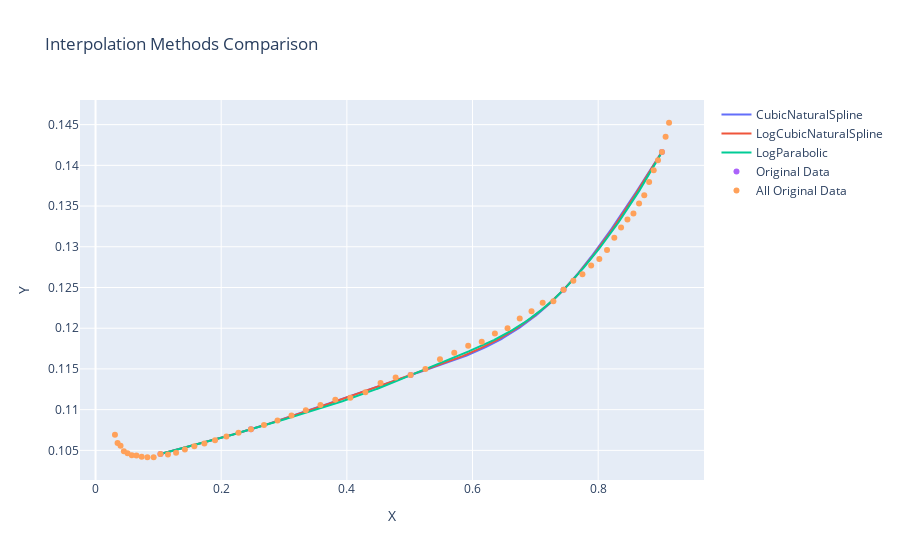
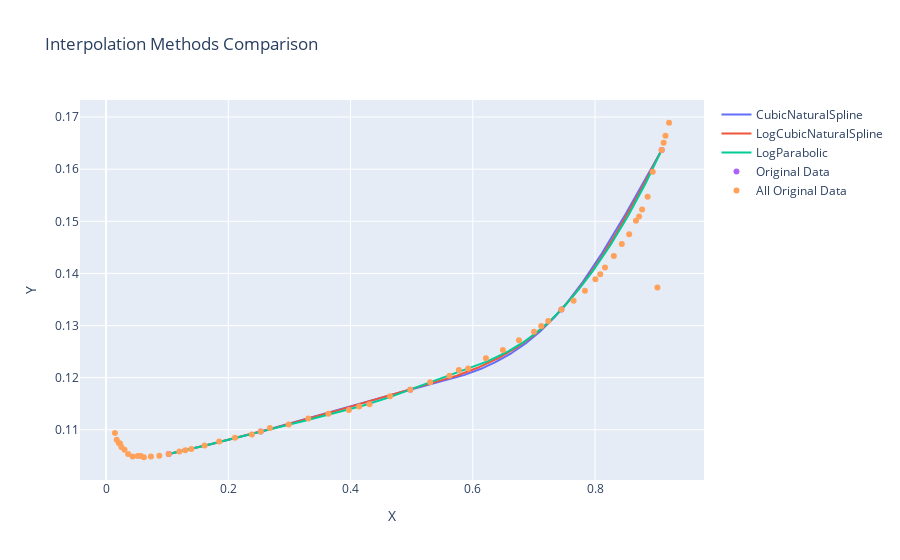
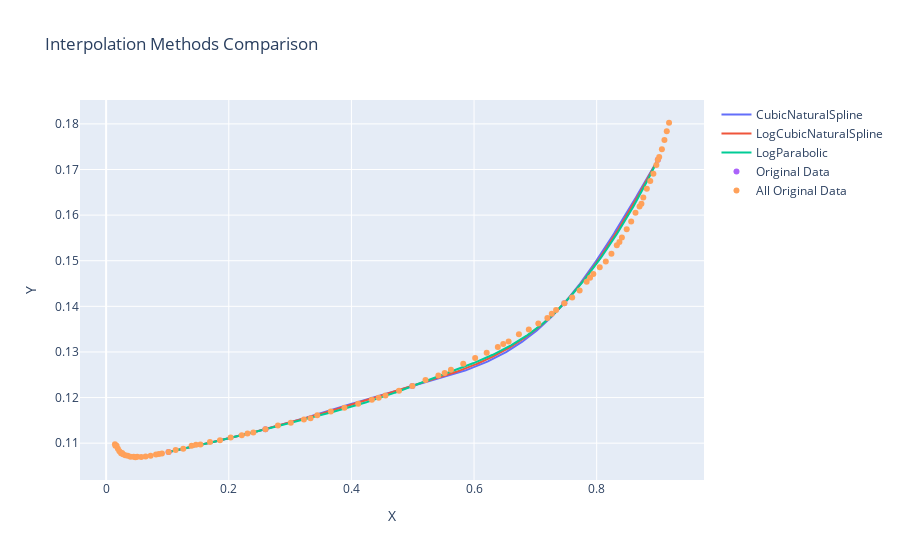
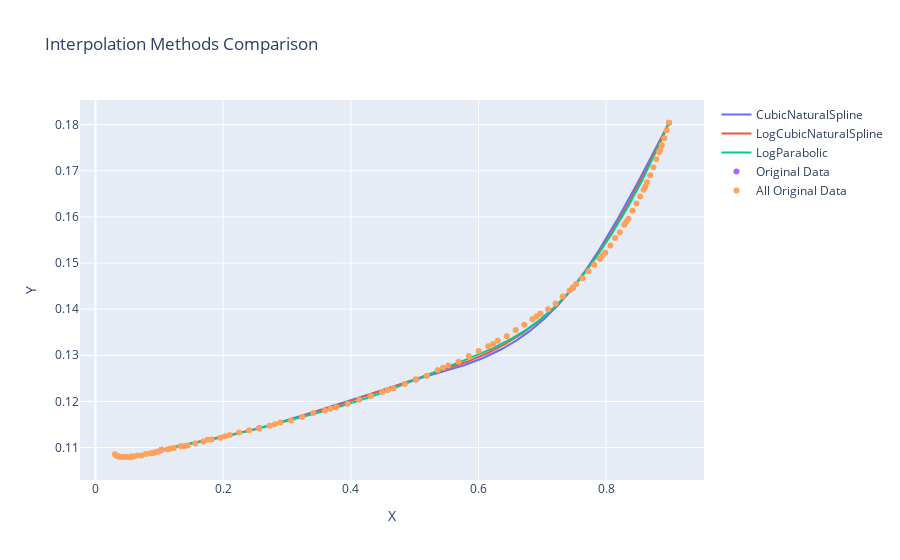

These figures' notebook cell, in order:
### Code cell
rmse_array1, mae_array1 = interpolation(df1, arr_delta_7, arr_volatility_7)
rmse_array2, mae_array2 = interpolation(df2, arr_delta_14, arr_volatility_14)
rmse_array3, mae_array3 = interpolation(df3, arr_delta_30, arr_volatility_30)
rmse_array4, mae_array4 = interpolation(df4, arr_delta_45, arr_volatility_45)
rmse_array5, mae_array5 = interpolation(df5, arr_delta_60, arr_volatility_60)
